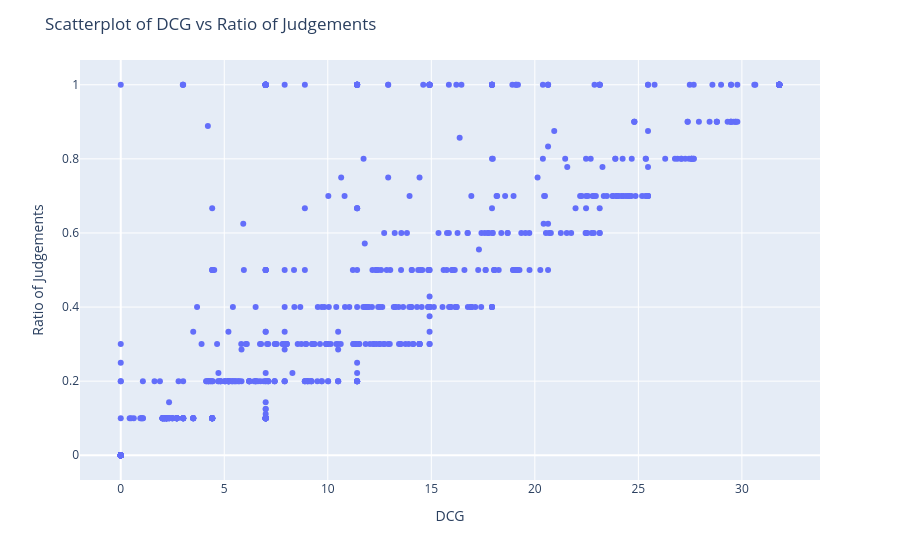

Notebook code cell kept with this figure:
### Code cell
pio.renderers.default = 'plotly_mimetype'
fig = px.scatter(df_pivot, 
                 x='dcg', y='ratio_of_ratings', 
                 hover_data={'query': True},  # Show query on hover
                 labels={'dcg': 'DCG', 'ratio_of_ratings': 'Ratio of Judgements'})

# Customize the layout
fig.update_layout(title="Scatterplot of DCG vs Ratio of Judgements",
                  xaxis_title="DCG",
                  yaxis_title="Ratio of Judgements",
                  hovermode="closest")

# Show the plot
fig.show()

### Figure 1 — Plotly figure (JSON) as saved in the notebook; plotly's stock layout.template omitted (floating-point values rounded to 4 significant figures; data arrays with more than 128 entries replaced by an {"elided": "..."} marker saying what was removed)
{"data": [{"customdata": {"elided": "864x1 str values"}, "hovertemplate": "DCG=%{x}<br>Ratio of Judgements=%{y}<br>query=%{customdata[0]}<extra></extra>", "legendgroup": "", "marker": {"color": "#636efa", "symbol": "circle"}, "mode": "markers", "name": "", "orientation": "v", "showlegend": false, "type": "scatter", "x": {"elided": "864 float values"}, "xaxis": "x", "y": {"elided": "864 float values"}, "yaxis": "y"}], "layout": {"autosize": true, "hovermode": "closest", "legend": {"tracegroupgap": 0}, "margin": {"t": 60}, "title": {"text": "Scatterplot of DCG vs Ratio of Judgements"}, "xaxis": {"anchor": "y", "autorange": true, "domain": [0, 1], "range": [-1.924, 33.73], "title": {"text": "DCG"}, "type": "linear"}, "yaxis": {"anchor": "x", "autorange": true, "domain": [0, 1], "range": [-0.07743, 1.077], "title": {"text": "Ratio of Judgements"}, "type": "linear"}}}
